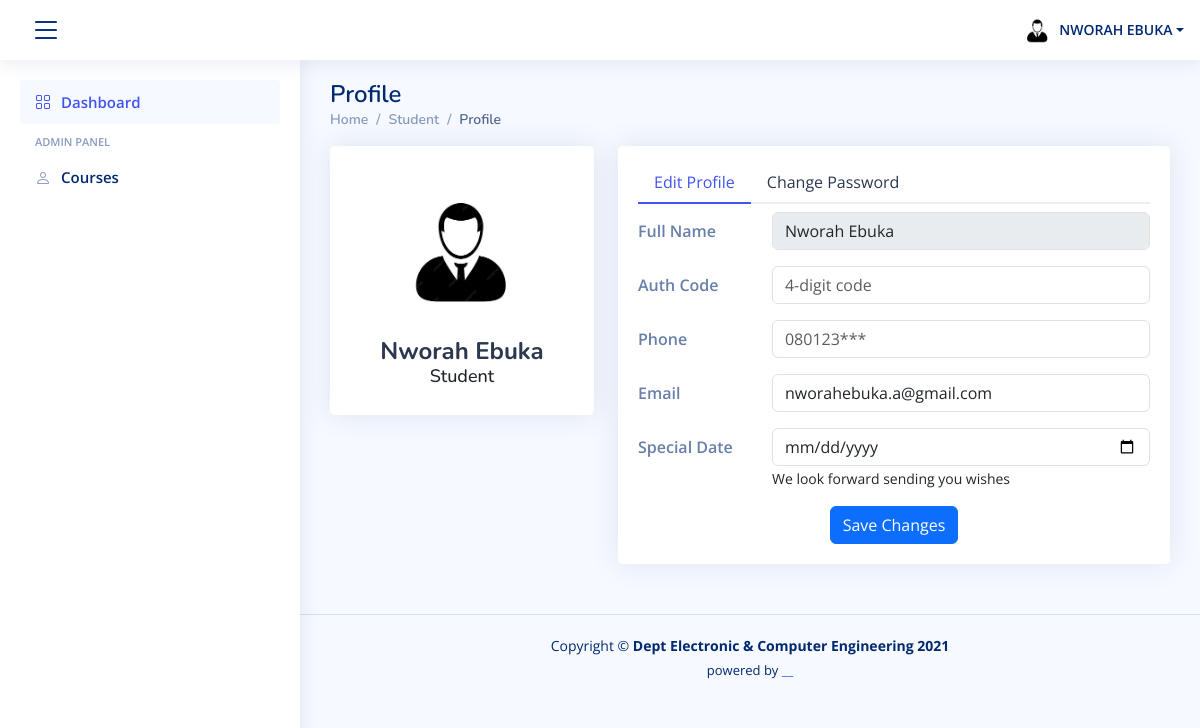
The app's page /setting/ (signed in), older data.
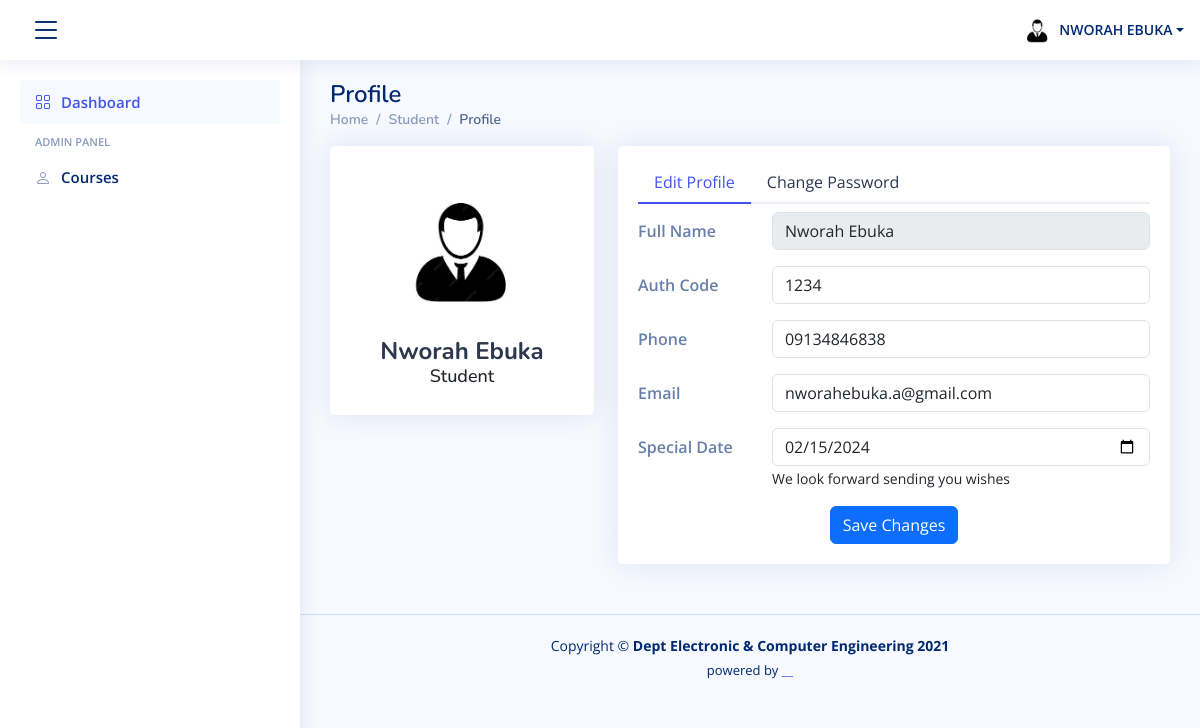
The same page, newer data.
### students/models.py (models this page shows, shortened)
class Student(models.Model):
    reg_number = models.CharField(unique=True, verbose_name='Registration Number', max_length =10)
    first_name = models.CharField(max_length=50, verbose_name='First Name')
    last_name = models.CharField(max_length=50, verbose_name = 'Last Name')
    SEX_CHOICES = [
        ('M', 'Male'),
        ('F', 'Female'),
    ]
    sex = models.CharField(max_length=1, choices=SEX_CHOICES)
    birth_date = models.DateField(verbose_name = 'Date of Birth', null=True, blank=True)
    auth_code = models.CharField(max_length=20, verbose_name= 'Auth Code', null=True, blank=True)
    phone = models.CharField(max_length=20, verbose_name='Phone',  null=True, blank=True)
    admin = models.CharField(max_length=20, verbose_name='Admin', default='False', null=True, blank=True)
    class Meta:
        verbose_name = 'Student'
        verbose_name_plural = 'Students'

### students/views.py (the view)
# urls.py: path('setting/', views.userSetting, name='setting'),
@login_required()
def userSetting(request):
    student = Student.objects.get(reg_number=request.user)
    sex = {'M':'male'}.get(student.sex)
    return render(request, template_name='setting.html', context={'sex':sex, 'student':student})

### templates/setting.html (shortened to what the changed rows need)
{% extends "partials/base.html" %}
{% load static %}
{% block content %}
 <main id="main" class="main">
    <div class="pagetitle">
      <h1>Profile</h1>
    </div>
    <section class="section profile">
      <div class="row">
        <div class="col-xl-4">
          <div class="card">
            <div class="card-body profile-card pt-4 d-flex flex-column align-items-center">
              <h2> {{request.user.first_name|title}} {{request.user.last_name|title}} </h2>
            </div>
          </div>
        </div>
        <div class="col-xl-8">
          <div class="card">
            <div class="card-body pt-3">
              <div class="tab-content pt-2">
                <div class="tab-pane fade show active profile-edit" id="profile-edit">
                  <form method='POST'  action="{% url 'eprofile'%}">
                    <div class="row mb-3">
                      <div class="col-md-8 col-lg-9">
                        <input name="authcode" type="text" class="form-control small" id="fullName" maxlength=4, placeholder="4-digit code"minlength=4 required value="{{student.auth_code|default:''}}">
                      </div>
                    </div>
                    <div class="row mb-3">
                      <div class="col-md-8 col-lg-9">
                        <input required name="phone" type="number" maxlength=11 minlength=11 class="form-control small"  placeholder="080123***" id="Phone" value="{{student.phone|default:''}}">
                      </div>
                    </div>
                  <div class="row mb-3">
                    <div class="col-md-8 col-lg-9">
                      <input required name="bdate" type="date" class="form-control" required id="date" value="{{student.birth_date|date:'Y-m-d'|default:'null'}}">
                      <span class="small">We look forward sending you wishes</span>
                    </div>
                  </div>
                  </form>
                </div>
              </div>
            </div>
          </div>
        </div>
      </div>
    </section>
  </main>
  {% endblock %}

Row changes from the older to the newer data that the page shows:
changed Student: authcode (not shown) → "1234"; phone (not shown) → "09134846838"; bdate (not shown) → "02/15/2024"
